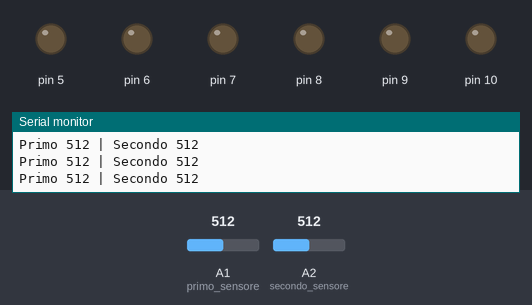
The sketch below on a simulated Arduino Uno, built with avr-gcc and run on an emulated ATmega328P. On the bench: output pins drawn as LEDs (lit = HIGH), the last lines printed to the serial monitor. Dashed ring = blinking. The test bench sets the inputs (shaded band); at power-on: A1 (primo_sensore) = 512, A2 (secondo_sensore) = 512.

Above: at 1.2 s.
1.3 s: A1 (primo_sensore) set to 491
At 1.57 s:
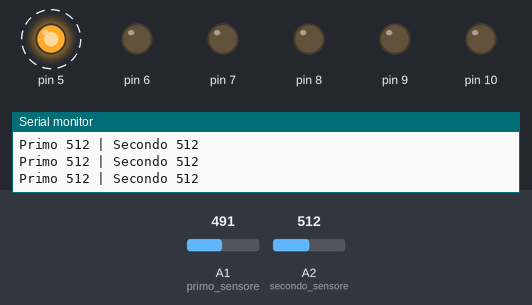
4.3 s: A2 (secondo_sensore) set to 484
At 4.43 s:
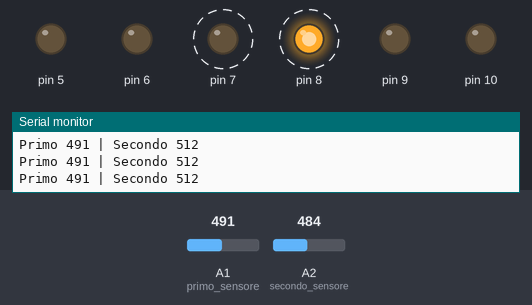
7.3 s: A2 (secondo_sensore) set to 511
At 7.73 s:
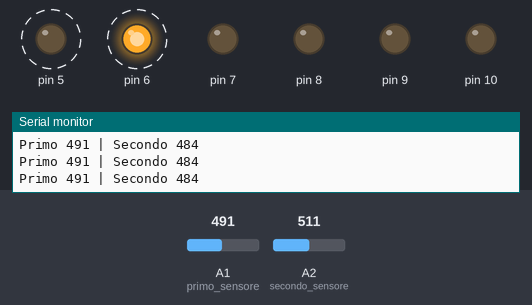
10.3 s: A1 (primo_sensore) set to 511
At 11.3 s:
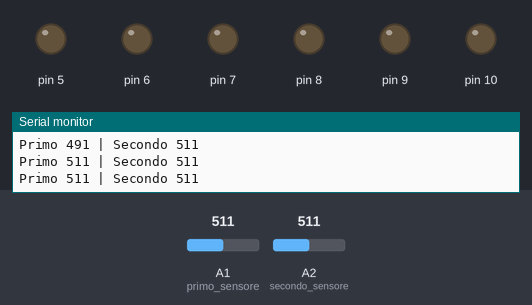
11.8 s: A1 (primo_sensore) set to 306
At 12.39 s:
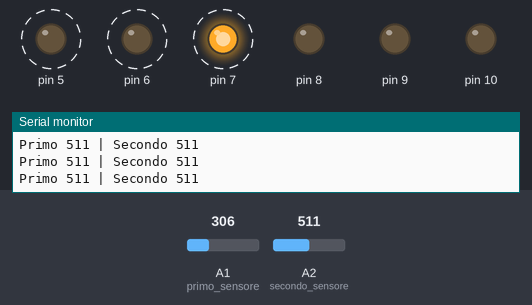
Timing chart, 0 to 15.8 s (numbered marks = the images above; inputs shaded):
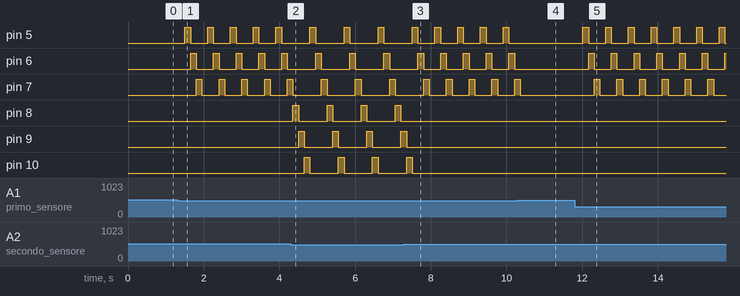

The sketch:

ferro_fluid_matte.ino
```cpp
int delayValue = 150;
int lum = 500;

short magnete_min = 5;
short magnete_max = 10;

int primo_sensore = A1;
int secondo_sensore = A2;

int valore_primo_sensore;
int valore_secondo_sensore;

void setup() {
  Serial.begin(115200);

  int i;
  for(i = magnete_min; i <= magnete_max; i++) {
    pinMode(i, OUTPUT);
  }
}

void cambiaStato(int min, int max) {
  int i;
  for(i = min; i <= max; i++) {
    digitalWrite(i, HIGH);
    delay(delayValue);
    digitalWrite(i, LOW);
  }
}

void reset(int min, int max) {
  int i;
  for(i = min; i <= max; i++)
    digitalWrite(i, LOW);

  delay(delayValue);
}

void loop() {
  valore_primo_sensore = analogRead(primo_sensore);

  if(valore_primo_sensore < lum)
    cambiaStato(5, 7);
  else
    reset(5, 7);

  valore_secondo_sensore = analogRead(secondo_sensore);

  if(valore_secondo_sensore < lum)
    cambiaStato(8, 10);
  else
    reset(8, 10);


  Serial.print("Primo ");
  Serial.print(valore_primo_sensore);
  Serial.print(" | Secondo ");
  Serial.println(valore_secondo_sensore);
}
```

Measured:
- the behaviour switches between 500 and 499 on A1 (primo_sensore) (found by bisection; images 0 and 1)
- the behaviour switches between 500 and 499 on A2 (secondo_sensore) (found by bisection; images 1 and 2)
- after the input at 1.3 s, pin 5: alternates HIGH for 0.15 s and LOW for 0.45 s, starting after 0.20 s; pin 6: alternates HIGH for 0.15 s and LOW for 0.45 s, starting after 0.35 s; pin 7: alternates HIGH for 0.15 s and LOW for 0.45 s, starting after 0.50 s
- after the input at 4.3 s, pin 5: alternates HIGH for 0.15 s and LOW for 0.75 s, starting after 0.51 s; pin 6: alternates HIGH for 0.15 s and LOW for 0.75 s, starting after 0.66 s
- after the input at 7.3 s, pin 5: alternates HIGH for 0.15 s and LOW for 0.45 s, starting after 0.81 s; pin 6: alternates HIGH for 0.15 s and LOW for 0.45 s, starting after 0.96 s; pin 7: alternates HIGH for 0.15 s and LOW for 0.45 s, starting after 1.1 s; pin 8: stops changing and stays LOW; pin 9: goes on until 7.4 s, then stays LOW
- after the input at 10.3 s, pin 5, pin 6: stops changing and stays LOW; pin 7: goes on until 10.4 s, then stays LOW
- after the input at 11.8 s, pin 5: alternates HIGH for 0.15 s and LOW for 0.45 s, starting after 0.22 s; pin 6: alternates HIGH for 0.15 s and LOW for 0.45 s, starting after 0.37 s; pin 7: alternates HIGH for 0.15 s and LOW for 0.45 s, starting after 0.52 s
